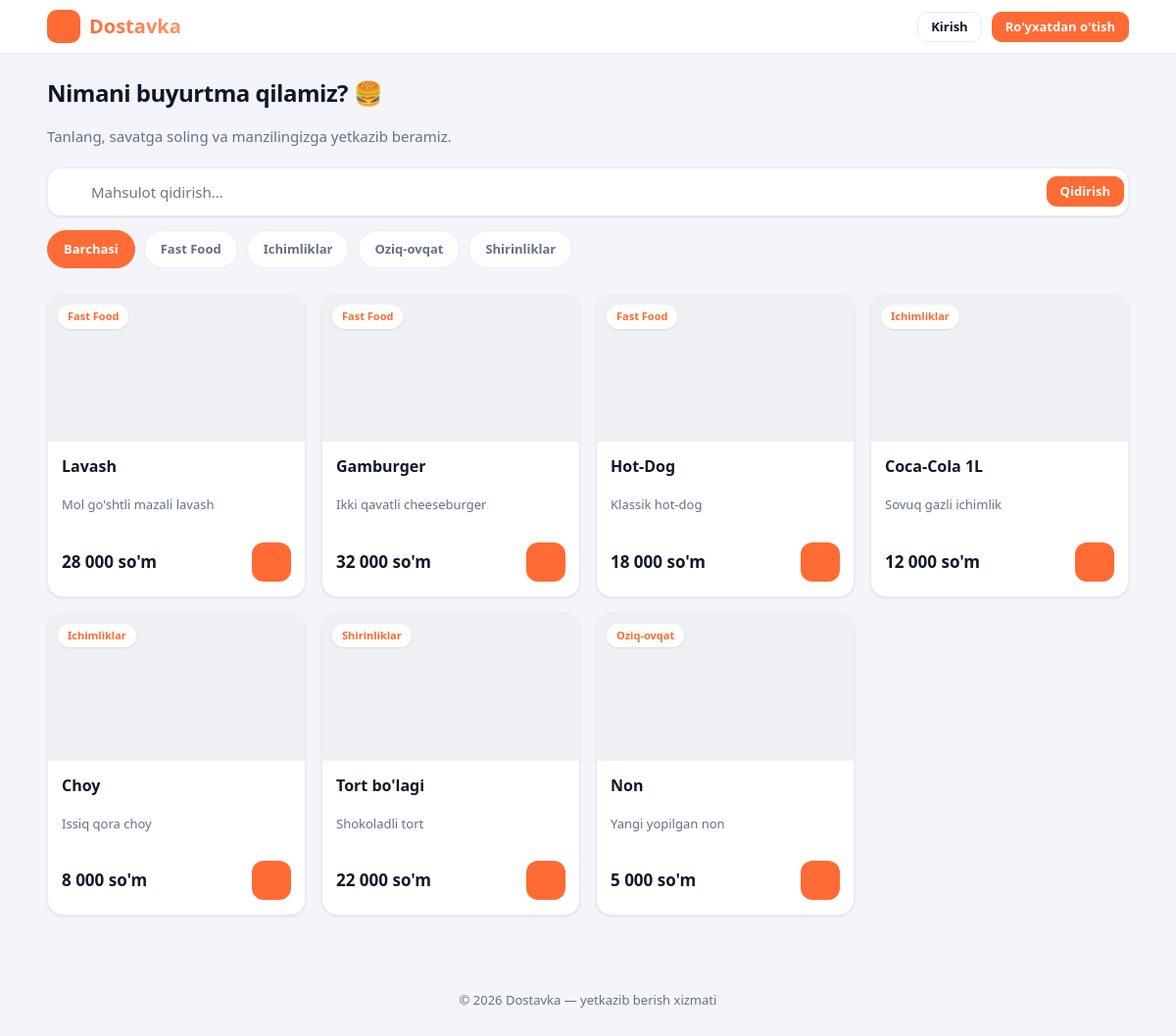
The page / on the database its author committed.
### tables this page shows
CREATE TABLE categories (
    id     INT AUTO_INCREMENT PRIMARY KEY,
    name   VARCHAR(100) NOT NULL,
    icon   VARCHAR(30)  NULL
);

CREATE TABLE products (
    id           INT AUTO_INCREMENT PRIMARY KEY,
    category_id  INT NULL,
    name         VARCHAR(150)   NOT NULL,
    description  TEXT           NULL,
    price        DECIMAL(12,2)  NOT NULL DEFAULT 0,
    image        VARCHAR(255)   NULL,
    is_available TINYINT(1)     NOT NULL DEFAULT 1,
    created_at   TIMESTAMP      NOT NULL DEFAULT CURRENT_TIMESTAMP,
    FOREIGN KEY (category_id) REFERENCES categories(id) ON DELETE SET NULL
);

### config/db.php (called while the page is built, shortened)
<?php
function db(): PDO
{
    static $pdo = null;
    if ($pdo instanceof PDO) {
        return $pdo;
    }
    $dsn = sprintf(
        'mysql:host=%s;port=%s;dbname=%s;charset=utf8mb4',
        DB_HOST, DB_PORT, DB_NAME
    );
    try {
        $pdo = new PDO($dsn, DB_USER, DB_PASS, [
            PDO::ATTR_ERRMODE            => PDO::ERRMODE_EXCEPTION,
            PDO::ATTR_DEFAULT_FETCH_MODE => PDO::FETCH_ASSOC,
            PDO::ATTR_EMULATE_PREPARES   => false,
        ]);
    } catch (PDOException $e) {
        http_response_code(500);
        die('Bazaga ulanishda xatolik: ' . htmlspecialchars($e->getMessage()));
    }
    return $pdo;
}

### index.php (the view, shortened to what this page needs)
<?php
require_once __DIR__ . '/includes/functions.php';
$catId = isset($_GET['cat']) ? (int)$_GET['cat'] : 0;
$q     = trim($_GET['q'] ?? '');
$categories = db()->query('SELECT * FROM categories ORDER BY name')->fetchAll();
$sql    = 'SELECT p.*, c.name AS category FROM products p
           LEFT JOIN categories c ON c.id = p.category_id
           WHERE p.is_available = 1';
$params = [];
$sql .= ' ORDER BY p.created_at DESC';
$stmt = db()->prepare($sql);
$stmt->execute($params);
$products = $stmt->fetchAll();
require __DIR__ . '/includes/header.php';
?>
<h1 class="page-title">Nimani buyurtma qilamiz? 🍔</h1>
<p class="page-sub">Tanlang, savatga soling va manzilingizga yetkazib beramiz.</p>
<form class="searchbar" method="get">
    <?= icon('search', 20) ?>
    <input type="text" name="q" value="<?= e($q) ?>" placeholder="Mahsulot qidirish...">
    <button class="btn primary sm" type="submit">Qidirish</button>
</form>
<div class="cat-scroll">
    <a class="cat-pill <?= $catId === 0 ? 'active' : '' ?>" href="/index.php<?= $q ? '?q='.urlencode($q) : '' ?>">Barchasi</a>
    <?php foreach ($categories as $c): ?>
        <a class="cat-pill <?= $catId === (int)$c['id'] ? 'active' : '' ?>"
           href="?cat=<?= $c['id'] ?><?= $q ? '&q='.urlencode($q) : '' ?>"><?= e($c['name']) ?></a>
    <?php endforeach; ?>
</div>
<div class="grid">
    <?php foreach ($products as $p): ?>
        <div class="card product">
            <div class="product-img" style="background-image:url('<?= e($p['image'] ?: 'https://via.placeholder.com/400x300?text=Mahsulot') ?>')">
                <span class="chip"><?= e($p['category'] ?? 'Boshqa') ?></span>
            </div>
            <div class="product-body">
                <h3><?= e($p['name']) ?></h3>
                <p class="muted small"><?= e($p['description']) ?></p>
                <div class="product-foot">
                    <span class="price"><?= money($p['price']) ?></span>
                    <?php if (is_logged_in()): ?>
                        <button class="add-btn js-add" type="button" data-product-id="<?= $p['id'] ?>" title="Savatga"><?= icon('plus', 20) ?></button>
                    <?php else: ?>
                        <a class="add-btn" href="/login.php" title="Kirish"><?= icon('plus', 20) ?></a>
                    <?php endif; ?>
                </div>
            </div>
        </div>
    <?php endforeach; ?>
</div>
<?php require __DIR__ . '/includes/footer.php'; ?>

### includes/header.php (shortened to what this page needs)
<?php
require_once __DIR__ . '/functions.php';
$u = current_user();
$cur = $_SERVER['PHP_SELF'] ?? '';
$navItems = [];
?>
<!DOCTYPE html>
<html lang="uz">
<head>
    <link rel="stylesheet" href="/assets/css/style.css">
</head>
<body class="<?= $u ? 'role-' . e($u['role']) : 'guest' ?>">
<header class="topbar">
    <div class="topbar-inner">
        <a class="brand" href="<?= $u ? role_home($u['role']) : '/index.php' ?>">
            <span class="brand-logo"><?= icon('truck', 20) ?></span>
            <span>Dostavka</span>
        </a>
        <?php if ($u): ?>
            <nav class="nav-desktop">
                <?php foreach ($navItems as $it): ?>
                    <a href="<?= e($it[0]) ?>" class="<?= str_contains($cur, ltrim($it[0], '/')) ? 'active' : '' ?>">
                        <?= icon($it[1], 18) ?><span><?= e($it[2]) ?></span>
                        <?php if ($it[1] === 'cart'): ?>
                            <i class="dot cart-badge" <?= empty($it[3]) ? 'style="display:none"' : '' ?>><?= (int)($it[3] ?? 0) ?></i>
                        <?php elseif (!empty($it[3])): ?><i class="dot"><?= (int)$it[3] ?></i><?php endif; ?>
                    </a>
                <?php endforeach; ?>
            </nav>
            <div class="topbar-right">
                <?php if ($u['role'] === 'courier'): ?>
                    <a class="balance-pill" href="/courier/balance.php" title="Balans">
                        <?= icon('wallet', 16) ?> <?= number_format((float)$u['balance'], 0, '.', ' ') ?>
                    </a>
                <?php endif; ?>
                <span class="user-chip"><?= icon('user', 15) ?> <?= e($u['name']) ?></span>
                <a class="icon-btn" href="/logout.php" title="Chiqish"><?= icon('logout', 18) ?></a>
            </div>
        <?php else: ?>
            <div class="topbar-right">
                <a class="btn ghost sm" href="/login.php">Kirish</a>
                <a class="btn primary sm" href="/register.php">Ro'yxatdan o'tish</a>
            </div>
        <?php endif; ?>
    </div>
</header>
<main class="container">

### includes/functions.php (shortened to what this page needs)
<?php
require_once __DIR__ . '/../config/db.php';
function e(?string $v): string
{
    return htmlspecialchars((string)$v, ENT_QUOTES, 'UTF-8');
}
function money($v): string
{
    return number_format((float)$v, 0, '.', ' ') . " so'm";
}
function current_user(): ?array
{
    if (empty($_SESSION['user_id'])) {
        return null;
    }
    static $user = null;
    return $user;
}
function is_logged_in(): bool
{
    return current_user() !== null;
}
function icon(string $name, int $size = 22): string
{
    $p = $paths[$name] ?? $paths['box'];
    return '<svg class="ic" width="' . $size . '" height="' . $size . '" viewBox="0 0 24 24" '
         . 'fill="none" stroke="currentColor" stroke-width="2" stroke-linecap="round" '
         . 'stroke-linejoin="round" aria-hidden="true">' . $p . '</svg>';
}

### includes/footer.php (shortened to what this page needs)
</main>
<footer class="footer">
    <p>© <?= date('Y') ?> Dostavka — yetkazib berish xizmati</p>
</footer>
</body>
</html>

### assets/css/style.css (style rules this page uses)
:root { --bg:#f3f5fa; --card:#ffffff; --text:#101828; --muted:#667085; --primary:#ff6b35; --primary-d:#e85a26; --primary-l:#fff1ea; --green:#16a34a; --blue:#2563eb; --purple:#7c3aed; --amber:#f59e0b; --red:#ef4444; --line:#eaecf0; --radius:16px; --radius-sm:10px; --shadow:0 1px 3px rgba(16,24,40,.06),0 1px 2px rgba(16,24,40,.04); --shadow-md:0 8px 24px rgba(16,24,40,.08); --safe-bottom:env(safe-area-inset-bottom,0px); }
* { box-sizing:border-box;-webkit-tap-highlight-color:transparent }
html,body { margin:0;padding:0 }
body { font-family:'Segoe UI',-apple-system,system-ui,Roboto,Arial,sans-serif; background:var(--bg);color:var(--text);line-height:1.5;font-size:15px; -webkit-font-smoothing:antialiased; }
a { color:var(--primary);text-decoration:none }
.ic { display:inline-block;vertical-align:middle;flex-shrink:0 }
h1,h2,h3 { margin:0 }
.topbar { position:sticky;top:0;z-index:60;background:#fff;border-bottom:1px solid var(--line) }
.topbar-inner { max-width:1140px;margin:0 auto;display:flex;align-items:center;gap:16px;padding:10px 18px }
.brand { display:flex;align-items:center;gap:9px;font-size:20px;font-weight:800;color:var(--text) }
.brand-logo { display:grid;place-items:center;width:34px;height:34px;border-radius:10px;background:var(--primary);color:#fff }
.brand span:last-child { background:linear-gradient(90deg,var(--primary),#ff9466);-webkit-background-clip:text;background-clip:text;-webkit-text-fill-color:transparent }
.topbar-right { margin-left:auto;display:flex;align-items:center;gap:10px }
.container { max-width:1140px;margin:0 auto;padding:22px 18px calc(40px + var(--safe-bottom)) }
.page-title { font-size:24px;font-weight:800;margin-bottom:4px;letter-spacing:-.02em }
.page-sub { color:var(--muted);margin-bottom:20px }
.muted { color:var(--muted) }
.small { font-size:13px }
.footer { text-align:center;color:var(--muted);padding:24px;font-size:13px }
.btn { display:inline-flex;align-items:center;justify-content:center;gap:7px;border:1px solid var(--line); background:#fff;color:var(--text);padding:11px 18px;border-radius:12px;cursor:pointer; font-weight:700;font-size:14px;font-family:inherit;transition:.15s;line-height:1 }
.btn.primary { background:var(--primary);border-color:var(--primary);color:#fff }
.btn.ghost { background:transparent }
.btn.sm { padding:8px 13px;font-size:13px;border-radius:10px }
.grid { display:grid;grid-template-columns:repeat(auto-fill,minmax(220px,1fr));gap:16px }
.card { background:var(--card);border-radius:var(--radius);box-shadow:var(--shadow);padding:18px;border:1px solid var(--line) }
.product { padding:0;overflow:hidden;display:flex;flex-direction:column;transition:.18s }
.product-img { height:150px;background-size:cover;background-position:center;background-color:#eef0f4;position:relative }
.chip { position:absolute;top:10px;left:10px;background:rgba(255,255,255,.92);color:var(--primary); font-size:11px;padding:4px 10px;border-radius:30px;font-weight:800;box-shadow:var(--shadow) }
.product-body { padding:13px 14px 15px;display:flex;flex-direction:column;gap:5px;flex:1 }
.product-body h3 { font-size:16px;font-weight:700 }
.product-foot { margin-top:auto;display:flex;align-items:center;justify-content:space-between;gap:8px;padding-top:10px }
.price { font-weight:800;color:var(--text);font-size:17px }
.add-btn { display:grid;place-items:center;width:40px;height:40px;border-radius:12px;background:var(--primary);color:#fff;border:none;cursor:pointer;transition:.15s }
.searchbar { display:flex;align-items:center;gap:10px;background:#fff;border:1px solid var(--line);border-radius:14px;padding:4px 4px 4px 14px;margin-bottom:14px;box-shadow:var(--shadow) }
.searchbar .ic { color:var(--muted) }
.searchbar input { border:none;background:transparent;flex:1;padding:10px 0;font-size:15px;margin:0 }
.cat-scroll { display:flex;gap:9px;overflow-x:auto;padding-bottom:8px;margin-bottom:18px;-ms-overflow-style:none;scrollbar-width:none }
.cat-pill { white-space:nowrap;padding:9px 16px;border-radius:30px;background:#fff;border:1px solid var(--line);font-weight:700;font-size:13px;color:var(--muted) }
.cat-pill.active { background:var(--primary);border-color:var(--primary);color:#fff }
input,select,textarea { width:100%;padding:12px 14px;border:1px solid var(--line);border-radius:12px; font-size:15px;font-family:inherit;background:#fff;transition:.15s }

### rows shown on the page
categories: name "Fast Food"
categories: name "Ichimliklar"
categories: name "Oziq-ovqat"
categories: name "Shirinliklar"
products: category.name "Fast Food", name "Lavash", description "Mol go'shtli mazali lavash", price "28 000 so'm"
products: category.name "Fast Food", name "Gamburger", description "Ikki qavatli cheeseburger", price "32 000 so'm"
products: category.name "Fast Food", name "Hot-Dog", description "Klassik hot-dog", price "18 000 so'm"
products: category.name "Ichimliklar", name "Coca-Cola 1L", description "Sovuq gazli ichimlik", price "12 000 so'm"
products: category.name "Ichimliklar", name "Choy", description "Issiq qora choy", price "8 000 so'm"
products: category.name "Shirinliklar", name "Tort bo'lagi", description "Shokoladli tort", price "22 000 so'm"
products: category.name "Oziq-ovqat", name "Non", description "Yangi yopilgan non", price "5 000 so'm"
